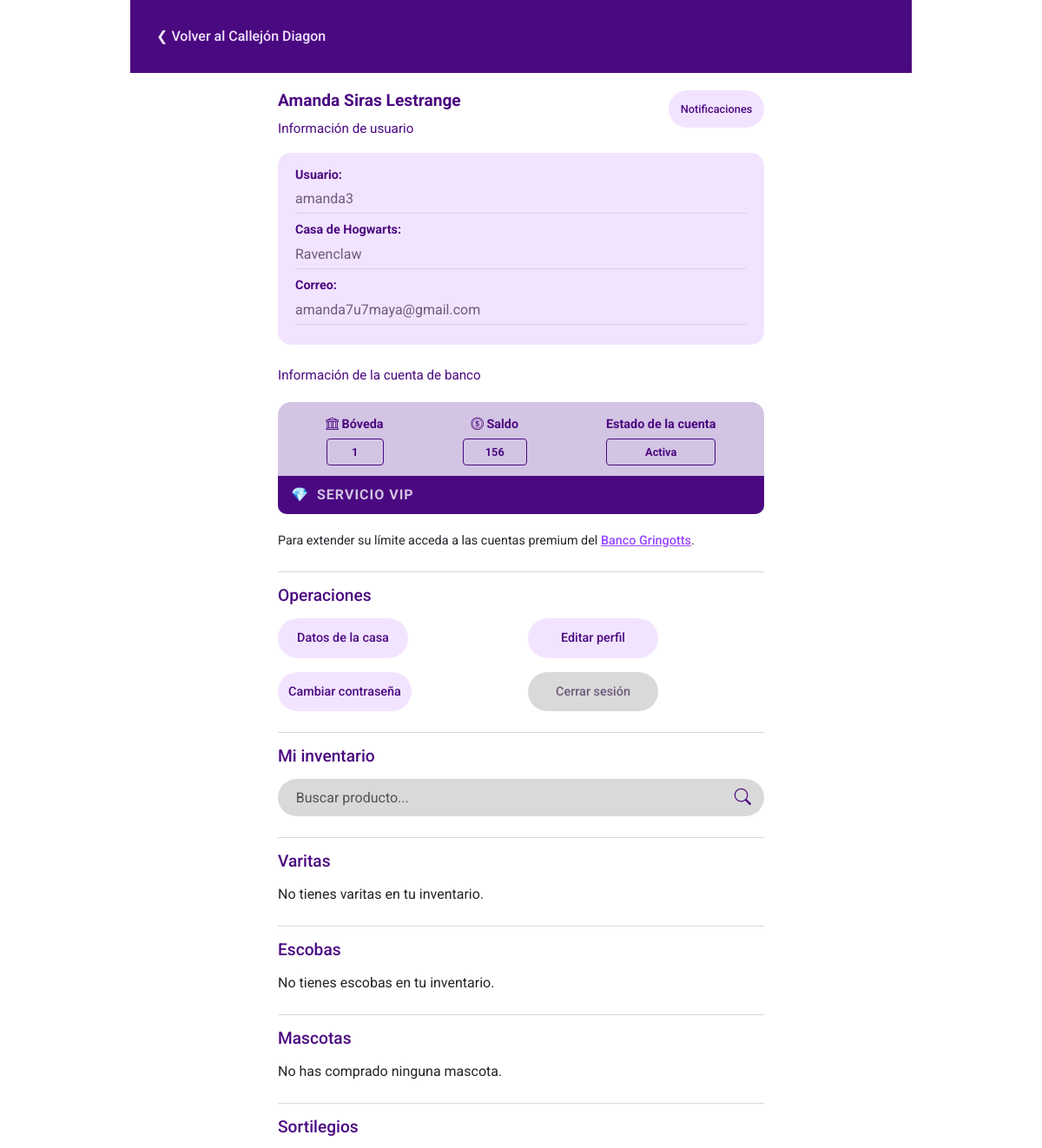
Page /users/profile/ (signed in, upper part) on the earlier database version.
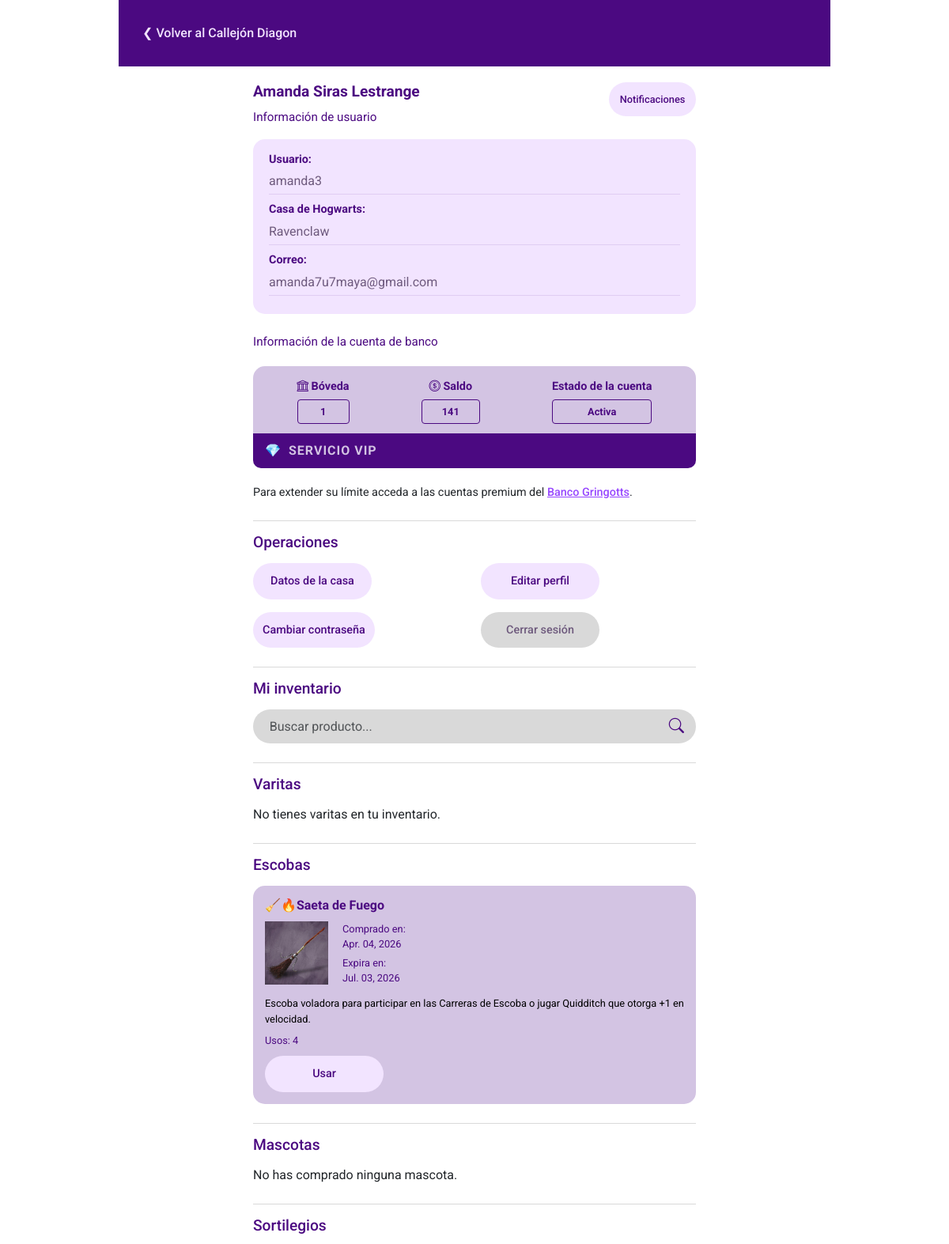
Same page on the later database version.
### apps/bank/models.py (models this page shows)
class BankAccount(models.Model):
    user = models.OneToOneField(
        CustomUser,
        on_delete=models.CASCADE,
        limit_choices_to={'role': 'student'},
        related_name='bank_account',
        primary_key=True
    )
    balance = models.IntegerField(default=20)
    last_pur_date = models.DateField(null=True, blank=True)
    is_frozen = models.BooleanField(default=False)
    frozen_date = models.DateField(null=True, blank=True)
    ACCOUNT_TYPES = [
        ('standard', 'Standard'),
        ('premium', 'Premium'),
        ('vip', 'VIP'),
    ]
    account_type = models.CharField(choices=ACCOUNT_TYPES, default='standard')
    created_at = models.DateField(auto_now_add=True)
    upgraded_at = models.DateField(null=True, blank=True)
    duration_days = models.PositiveIntegerField(null=True, blank=True)
    weekly_transactions_left = models.PositiveIntegerField(default=1)
    last_trans_date = models.DateField(null=True, blank=True)
    @property
    def current_limit(self):
        if self.account_type == 'vip':
            return None
        return {
            'standard': 200,
            'premium': 400,
        }.get(self.account_type, 200)
    @property
    def premium_ex_date(self):
        if self.account_type == 'premium' and self.upgraded_at and self.duration_days:
            return self.upgraded_at + timedelta(days=self.duration_days)
        return None

### apps/stores/models.py (models this page shows, shortened)
class InventoryItem(models.Model):
    user = models.ForeignKey(
        User, on_delete=models.CASCADE, related_name='inventory_items')
    product = models.ForeignKey(
        'Product', on_delete=models.CASCADE, related_name='inventory_items')
    store = models.ForeignKey(
        'Store', on_delete=models.CASCADE, related_name='inventory_items')
    uses = models.PositiveIntegerField(null=True, blank=True)
    pur_date = models.DateField(auto_now_add=True)
    @property
    def ex_date(self):
        if self.product.duration_days:
            return self.pur_date + timedelta(days=self.product.duration_days)
        return None
    @property
    def is_near_ex(self):
        if not self.ex_date:
            return False
        today = timezone.now().date()
        delta_days = (self.ex_date - today).days
        return 0 <= delta_days <= 3

class Product(models.Model):
    name = models.CharField(max_length=130)
    description = models.TextField()
    price = models.PositiveIntegerField()
    store = models.ForeignKey(
        Store, on_delete=models.CASCADE, related_name='products'
    )
    PRODUCT_TYPES = [
        ('broom', 'Escoba'),
        ('pet', 'Mascota'),
        ('wand', 'Varita'),
        ('wheezes', 'Sortilegios'),
        ('misc', 'Miscelaneos'),
    ]
    product_type = models.CharField(max_length=20, choices=PRODUCT_TYPES, default='misc')
    duration_days = models.PositiveIntegerField(blank=True, null=True)
    uses = models.PositiveIntegerField(null=True, blank=True)
    stackable = models.BooleanField(default=False)
    @property
    def image_url(self):
        return static(f"imgs/products/{self.id}.png")

### apps/users/views.py (the view, shortened to what this page needs)
# urls.py: path('profile/', views.profile_view, name='profile'),
@login_required
def profile_view(request):
    user = request.user
    bank_account = get_object_or_404(BankAccount, user_id=user.id)
    notifications = Notification.objects.filter(user=user, read=False).exists()
    wands = InventoryItem.objects.select_related('product').filter(
        user_id=user.id, product__product_type='wand')
    brooms = InventoryItem.objects.select_related('product').filter(
        user_id=user.id, product__product_type='broom')
    pets = InventoryItem.objects.select_related('product').filter(
        user_id=user.id, product__product_type='pet')
    wheezes = InventoryItem.objects.select_related('product').filter(
        user_id=user.id, product__product_type='wheezes')
    query = request.GET.get("q")
    if query:
        wands = wands.filter(product__name__icontains=query)
        brooms = brooms.filter(product__name__icontains=query)
        pets = pets.filter(product__name__icontains=query)
        wheezes = wheezes.filter(product__name__icontains=query)
    usage_message = None
    pending_loans = Loan.objects.filter(
        user=user, approved=True, state='pending').exists()
    context = {
        'user': user,
        'account': bank_account,
        'notifications': notifications,
        'wands': wands,
        'brooms': brooms,
        'pets': pets,
        'wheezes': wheezes,
        'query': query,
        'usage_message': usage_message,
        'pending_loans': pending_loans,
    }
    return render(request, 'profile/profile.html', context)

### apps/users/templates/profile/profile.html (shortened to what the changed rows need)
{% extends 'base.html' %}
{% load static %}
{% block head %}
<link rel="stylesheet" href="{% static 'css/profile.css' %}">
{% endblock %}
{% block body %}
<main class="profile-container">
    <div class="d-flex justify-content-between align-items-start mb-3">
        <div class="user-header">
            <h2 class="main-title">{{ user.full_name }}</h2>
        </div>
    </div>
    <section class="bank-section mb-4">
        {% include "components/account_card.html" %}
    </section>
    <section class="inventory-section" id="inventory">
        {% if not wands and not brooms and not pets and not wheezes %}
        <p>No tienes artículos en tu inventario{% if query %} que coincidan con "{{ query }}"{% endif %}.</p>
        {% else %}
        <div class="category-block mb-4">
            <div class="inventory-grid d-flex flex-wrap gap-3">
                {% for item in brooms %}
                {% include "profile/inventory_section.html" with item=item %}
                {% empty %}
                <p class="empty-text">No tienes escobas en tu inventario.</p>
                {% endfor %}
            </div>
        </div>
        {% endif %}
    </section>
</main>
{% endblock %}

### templates/components/account_card.html (shortened to what this page needs)
<div class="account-card {% if account.is_frozen %}frozen{% endif %}">
    <div class="card-grid">
        <div class="card-item">
            <span class="label"><i class="bi bi-bank"></i> Bóveda</span>
            <div class="value-box">{{ account.pk }}</div>
        </div>
        <div class="card-item">
            <span class="label"><i class="bi bi-coin"></i> Saldo</span>
            <div class="value-box">{{ account.balance }}</div>
        </div>
        <div class="card-item">
            <span class="label">Estado de la cuenta</span>
            <div class="value-box status-text">
                {% if account.is_frozen %}Congelada{% else %}Activa{% endif %}
            </div>
        </div>
    </div>
    {% if account.premium_ex_date %}
    <div class="premium-badge">
        <div class="premium-content">
            <span class="crown-icon">👑</span>
            <span class="premium-text">SERVICIO PREMIUM</span>
        </div>
        <div class="premium-date">
            Vence: <br> {{ account.premium_ex_date|date:"d/m/y" }}
        </div>
    </div>
    {% elif account.account_type == 'vip' %}
    <div class="premium-badge">
        <div class="premium-content">
            <span class="crown-icon">💎</span>
            <span class="premium-text">SERVICIO VIP</span>
        </div>
    </div>
    {% endif %}
</div>

### apps/users/templates/profile/inventory_section.html (shortened to what this page needs)
<div class="inventory-card">
    <div class="card-content">
        <h5 class="item-name">{{ item.product.name }}</h5>
        <div class="d-flex gap-2">
            <div class="item-image-placeholder">
                <img src="{{ item.product.image_url }}" alt="Imagen de {{item.product.name}}" />
            </div>
            <div class="item-details">
                <p>Comprado en: <br><span>{{ item.pur_date|date:"M. d, Y" }}</span></p>
                {% if item.ex_date %}
                <p>Expira en: <br>
                    <span class="{% if item.is_near_ex %}text-warning{% endif %}">
                        {{ item.ex_date|date:"M. d, Y"}}
                    </span>
                </p>
                {% endif %}
            </div>
        </div>
        <p class="item-desc">{{ item.product.description }}</p>
        {% if item.uses %}
        <p class="item-uses">Usos: {{ item.uses }}</p>
        <form method="POST" class="mt-auto">
            <button type="button" class="btn btn-primary" data-title="Confirmación de uso"
                data-message="¿Deseas usar el producto {{ item.product.name }} (Esta acción es irreversible)?"
                onclick="showConfirm(this)">
                Usar
            </button>
        </form>
        {% endif %}
    </div>
</div>

Differences in the rows shown:
changed BankAccount id 1: balance "156" → "141"
added InventoryItem: product.name "🧹🔥Saeta de Fuego", pur_date "Apr. 04, 2026", ex_date "Jul. 03, 2026", product.description "Escoba voladora para participar en las Carreras de Escoba o jugar Quidditch que otorga +1 en velocidad.", uses "4"
Other differences:
text no longer shown: "No tienes escobas en tu inventario ."
